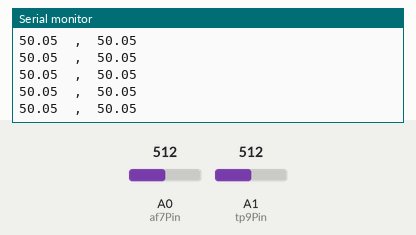
A sketch run on a simulated Arduino Uno, built with avr-gcc and run on an emulated ATmega328P. Parts: the last lines printed to the serial monitor. The inputs (shaded band) are chosen by the test bench; at power-on: A0 (af7Pin) = 512, A1 (tp9Pin) = 512.

Above: at 1.2 s.
1.3 s: A0 (af7Pin) set to 110
At 2.2 s:
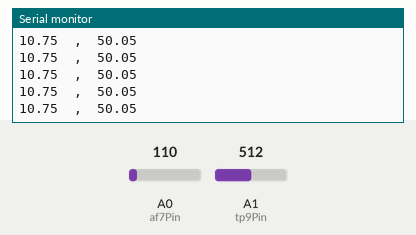
4.3 s: A0 (af7Pin) set to 93
At 4.9 s:
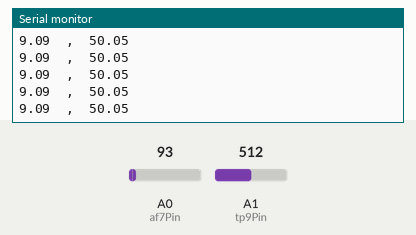
Timing chart, 0 to 7.3 s (numbered marks = the images above; inputs shaded):
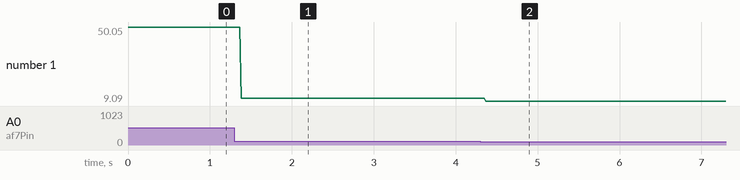

Measured:
- after the input at 1.3 s, the serial monitor: prints a new line after 0.08 s (image 1)
- after the input at 4.3 s, the serial monitor: prints a new line after 0.07 s (image 2)
- plotted number 1: 50.05 → 10.75 after the input at 1.3 s, 10.75 → 9.09 after the input at 4.3 s

The sketch:

arduino.ino
```cpp
// Pin definitions
#define af7Pin A0
#define tp9Pin A1

void setup()
{
    Serial.begin(9600);
}

void loop()
{
    int af7Value = analogRead(af7Pin);
    int tp9Value = analogRead(tp9Pin);

    // Convert values to range 10 to 100
    float mappedAf7Value = mapValue(af7Value, 0, 1023, 0, 100);
    float mappedTp9Value = mapValue(tp9Value, 0, 1023, 0, 100);

    Serial.print(mappedAf7Value);
    Serial.print("  ,  ");
    Serial.println(mappedTp9Value);

    delay(1); // Wait for 1 second before the next reading
}

// Function to map a value from one range to another
float mapValue(int value, int in_min, int in_max, int out_min, int out_max)
{
    return out_min + (float(value - in_min) * (out_max - out_min) / (in_max - in_min));
}
```
